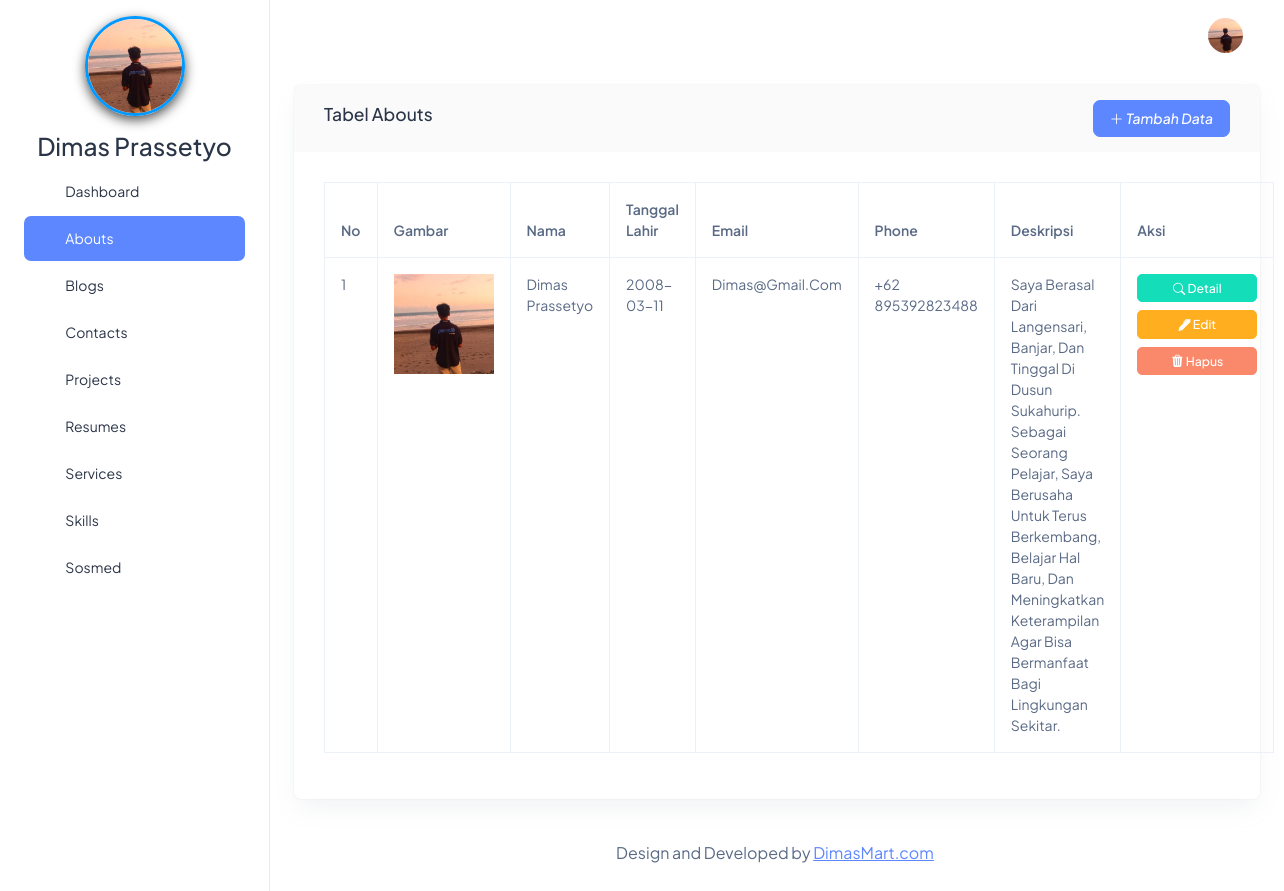
/beckend/pages/about/index.php, run on the app's committed database.
### tables this page shows
CREATE TABLE `abouts` (
  `id` bigint NOT NULL,
  `name` varchar(255) NOT NULL,
  `born` date NOT NULL,
  `address` text NOT NULL,
  `zip_code` int NOT NULL,
  `email` varchar(255) NOT NULL,
  `phone` varchar(255) NOT NULL,
  `total_project` int NOT NULL,
  `work` varchar(255) NOT NULL,
  `image` text NOT NULL,
  `description` text NOT NULL
);

### beckend/pages/about/index.php (the view)
<?php
include '../../partials/header.php';
include '../../partials/sidebar.php';
include '../../partials/navbar.php';
$qAbouts = "SELECT * FROM abouts";
$result = mysqli_query($connect, $qAbouts) or die(mysqli_error($connect));
?>
<div class="row">
    <div class="col-12">
        <div class="card">
            <div class="card-header d-flex align-items-center justify-content-between">
                <h5>Tabel Abouts</h5>
                <a href="./create.php" class="btn btn-primary"><i class="bi bi-plus-lg"> Tambah Data</i></a>
            </div>
            <div class="card-body">
                <div class="tabel-responsive">
                    <table class="table table-bordered">
                        <thead>
                            <tr>
                                <th>No</th>
                                <th>Gambar</th>
                                <th>Nama</th>
                                <th>Tanggal Lahir</th>
                                <th>Email</th>
                                <th>Phone</th>
                                <th>Deskripsi</th>
                                <th>Aksi</th>
                            </tr>
                        </thead>
                        <tbody>
                            <?php
                            $no = 1;
                            while ($item = $result->fetch_object()):
                            ?>
                                <tr class="text-capitalize">
                                    <td><?= $no ?></td>
                                    <td>
                                        <img src="../../../storages/about/<?= $item->image ?>"
                                            alt="Gambar" width="100px" height="100">
                                    </td>
                                    <td><?= $item->name ?></td>
                                    <td><?= $item->born ?></td>
                                    <td><?= $item->email ?></td>
                                    <td><?= $item->phone ?></td>
                                    <td><?= $item->description ?></td>
                                    <td>
                                        <div class="d-grid gap-2" style="min-width: 120px;">
                                            <a href="./detail.php?id=<?= $item->id ?>" class="btn btn-success btn-sm">
                                                <i class="bi bi-search"></i> Detail
                                            </a>
                                            <a href="./edit.php?id=<?= $item->id ?>" class="btn btn-warning btn-sm">
                                                <i class="bi bi-pen-fill"></i> Edit
                                            </a>
                                            <a href="../../action/about/destroy.php?id=<?= $item->id ?>"
                                                class="btn btn-danger btn-sm"
                                                onclick="return confirm('Apakah Anda Yakin?')">
                                                <i class="bi bi-trash3-fill"></i> Hapus
                                            </a>
                                        </div>
                                    </td>
                                </tr>
                            <?php
                                $no++;
                            endwhile;
                            ?>
                        </tbody>
                    </table>
                </div>
            </div>
        </div>
    </div>
</div>
<?php
include '../../partials/footer.php';
include '../../partials/script.php';
?>

### beckend/partials/sidebar.php (shortened to what this page needs)
<?php
$qAbouts = "SELECT * FROM abouts";
$result = mysqli_query($connect, $qAbouts) or die(mysqli_error($connect));
$item = $result->fetch_object();
?>
<body>
  <div class="page-wrapper" id="main-wrapper" data-layout="vertical" data-navbarbg="skin6" data-sidebartype="full"
    data-sidebar-position="fixed" data-header-position="fixed">
    <aside class="left-sidebar">
      <div>
        <div>
          <div class="brand-logo">
            <div class="w-100 d-flex flex-column align-items-center justify-content-center" style="padding:16px 0;">
              <a href="#" class="text-nowrap logo-img">
                <img src="../../../storages/about/<?= $item->image ?>" alt="Gambar" width="100" height="100" alt="" style="border-radius:50%; object-fit:cover; box-shadow:0 4px 12px rgba(0,0,0,0.69); border:3px solid #0099ff; display:block; margin:auto;">
              </a>
            </div>
            <div class="h3 text-center">
              <?= $item->name ?>
            </div>
          </div>
          <nav class="sidebar-nav scroll-sidebar" data-simplebar="">
            <ul id="sidebarnav">
              <li class="sidebar-item">
                <a class="sidebar-link" href="../dashboard/index.php" aria-expanded="false">
                  <span>
                    <i class="ti ti-layout-dashboard"></i>
                  </span>
                  <span class="hide-menu">Dashboard</span>
                </a>
              </li>
              <li class="sidebar-item">
                <a class="sidebar-link" href="../about/index.php" aria-expanded="false">
                  <span>
                    <i class="ti ti-info-square"></i>
                  </span>
                  <span class="hide-menu">Abouts</span>
                </a>
              </li>
              <li class="sidebar-item">
                <a class="sidebar-link" href="../blog/index.php" aria-expanded="false">
                  <span>
                    <i class="ti ti-pencil"></i>
                  </span>
                  <span class="hide-menu">Blogs</span>
                </a>
              </li>
              <li class="sidebar-item">
                <a class="sidebar-link" href="../contact/index.php" aria-expanded="false">
                  <span>
                    <i class="ti ti-phone"></i>
                  </span>
                  <span class="hide-menu">Contacts</span>
                </a>
              </li>
              <li class="sidebar-item">
                <a class="sidebar-link" href="../project/index.php" aria-expanded="false">
                  <span>
                    <i class="ti ti-apps"></i>
                  </span>
                  <span class="hide-menu">Projects</span>
                </a>
              </li>
              <li class="sidebar-item">
                <a class="sidebar-link" href="../resume/index.php" aria-expanded="false">
                  <span>
                    <i class="ti ti-file-text"></i>
                  </span>
                  <span class="hide-menu">Resumes</span>
                </a>
              </li>
              <li class="sidebar-item">
                <a class="sidebar-link" href="../service/index.php" aria-expanded="false">
                  <span>
                    <i class="ti ti-server"></i>
                  </span>
                  <span class="hide-menu">Services</span>
                </a>
              </li>
              <li class="sidebar-item">
                <a class="sidebar-link" href="../skill/index.php" aria-expanded="false">
                  <span>
                    <i class="ti ti-tools"></i>
                  </span>
                  <span class="hide-menu">Skills</span>
                </a>
              </li>
              <li class="sidebar-item">
                <a class="sidebar-link" href="../socmed/index.php" aria-expanded="false">
                  <span>
                    <i class="ti ti-brand-instagram"></i>
                  </span>
                  <span class="hide-menu">Sosmed</span>
                </a>
              </li>
            </ul>
          </nav>
        </div>
    </aside>

### beckend/partials/navbar.php (shortened to what this page needs)
<?php
$qAbouts = "SELECT * FROM abouts";
$result = mysqli_query($connect, $qAbouts) or die(mysqli_error($connect));
$item = $result->fetch_object();
?>
    <div class="body-wrapper">
      <header class="app-header">
        <nav class="navbar navbar-expand-lg navbar-light">
          <div class="navbar-collapse justify-content-end px-0" id="navbarNav">
            <ul class="navbar-nav flex-row ms-auto align-items-center justify-content-end">
              <li class="nav-item dropdown">
                <a class="nav-link nav-icon-hover" href="javascript:void(0)" id="drop2" data-bs-toggle="dropdown"
                  aria-expanded="false">
                  <img src="../../../storages/about/<?= $item->image ?>" alt="" width="35" height="35" class="rounded-circle">
                </a>
              </li>
            </ul>
          </div>
        </nav>
      </header>
      <div class="container-fluid">

### data on the page
abouts: image (picture), name "Dimas Prassetyo", born "2008-03-11", email "Dimas@gmail.com", phone "+62 895392823488", description "Saya Berasal Dari Langensari, Banjar, Dan Tinggal Di Dusun Sukahurip. Sebagai Seorang Pelajar, Saya Berusaha Untuk Terus Berkembang, Belajar Hal Baru, Dan Meningkatkan Keterampilan Agar Bisa Bermanfaat Bagi Lingkungan Sekitar."
